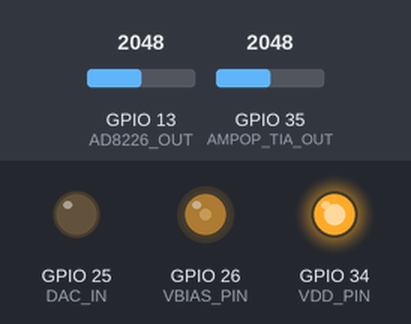
A sketch run on a simulated ESP32. Parts: output pins drawn as LEDs (lit = HIGH). The test bench sets the inputs (shaded band); at power-on: GPIO 13 (AD8226_OUT) = 2048, GPIO 35 (AMPOP_TIA_OUT) = 2048. What the sketch prints to the serial monitor is not drawn.

Above: at 7.9 s.
At 24.8 s:
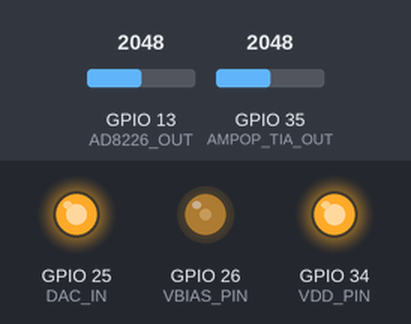
Timing chart, 0 to 40.0 s (numbered marks = the images above):
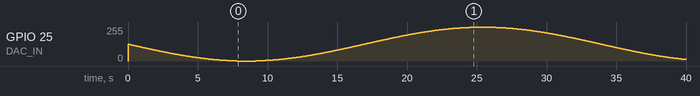

The sketch:

aquisition.ino
```cpp
//Pinos de uso
//Leitura
#define AD8226_OUT 13
#define AMPOP_TIA_OUT 35
//Escrita
#define DAC_IN 25
//Fixos
#define VDD_PIN 34
#define VBIAS_PIN 26

//Valores de tensão em volts
#define VBIAS 1

double tensao_dac_in = 0;
double ad8226_tensao;
double tia_tensao;
double t = 0;

const double pi = 3.1415;
const double fs = 1000;

int freq = 1000;
int ledChannel = 0;
int resolution = 8;

void setup() {
  Serial.begin(115200);

  //Configurando pinos do circuito
  pinMode(DAC_IN, OUTPUT);
  pinMode(AD8226_OUT, INPUT);
  pinMode(AMPOP_TIA_OUT, INPUT);

  //Pinos de tensões fixas
  pinMode(VDD_PIN, OUTPUT);
  digitalWrite(VDD_PIN, HIGH);
  pinMode(VBIAS_PIN, OUTPUT);
  dacWrite(VBIAS_PIN, (255*VBIAS/3.3));

  //Configurando o DAC_IN com PWM
  ledcSetup(ledChannel, 30000, resolution);
  ledcAttachPin(DAC_IN, ledChannel);
}

void loop() {
  //Escrevendo na entrada do circuito (Idac)
  t = millis();
  tensao_dac_in = 127+127*sin(2*pi*(freq/fs)*t);
  dacWrite(DAC_IN, tensao_dac_in);

  //Lendo a tensão da saída do AD8226 e do ampop TIA
  ad8226_tensao = analogRead(AD8226_OUT)*3.3/4096;
  tia_tensao = analogRead(AMPOP_TIA_OUT)*3.3/4096;

  //Serial.println("Tensão saída AD8226: " + String(ad8226_tensao, 4));
  //Serial.println("Tensão saída TIA: " + String(tia_tensao, 4));

  Serial.print(ad8226_tensao);
  Serial.print(",");
  Serial.println(tia_tensao);

}
```
